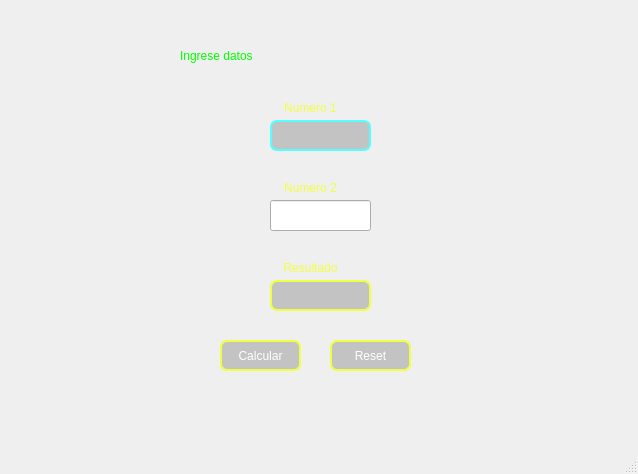
<?xml version="1.0" encoding="UTF-8"?>
<ui version="4.0">
 <class>MainWindow</class>
 <widget class="QMainWindow" name="MainWindow">
  <property name="enabled">
   <bool>true</bool>
  </property>
  <property name="geometry">
   <rect>
    <x>0</x>
    <y>0</y>
    <width>638</width>
    <height>474</height>
   </rect>
  </property>
  <property name="minimumSize">
   <size>
    <width>484</width>
    <height>0</height>
   </size>
  </property>
  <property name="maximumSize">
   <size>
    <width>638</width>
    <height>474</height>
   </size>
  </property>
  <property name="cursor">
   <cursorShape>ArrowCursor</cursorShape>
  </property>
  <property name="mouseTracking">
   <bool>true</bool>
  </property>
  <property name="windowTitle">
   <string>MainWindow</string>
  </property>
  <property name="styleSheet">
   <string notr="true">QWidget#centralwidget{
	background-color: qlineargradient(spread:pad, x1:0, y1:0, x2:1, y2:1, stop:0 		rgba(91, 91, 91, 255), stop:1 rgba(118, 118, 118, 255));
}
</string>
  </property>
  <widget class="QWidget" name="centralwidget">
   <widget class="QLabel" name="titulo">
    <property name="geometry">
     <rect>
      <x>180</x>
      <y>40</y>
      <width>271</width>
      <height>31</height>
     </rect>
    </property>
    <property name="cursor">
     <cursorShape>ArrowCursor</cursorShape>
    </property>
    <property name="styleSheet">
     <string notr="true">font: 75 20pt &quot;Bahnschrift&quot;;
color: rgb(0, 255, 0);</string>
    </property>
    <property name="text">
     <string>Ingrese datos</string>
    </property>
   </widget>
   <widget class="QLabel" name="label">
    <property name="geometry">
     <rect>
      <x>270</x>
      <y>100</y>
      <width>81</width>
      <height>16</height>
     </rect>
    </property>
    <property name="styleSheet">
     <string notr="true">font: 87 10pt &quot;Arial Black&quot;;
color: #F0FF42;</string>
    </property>
    <property name="text">
     <string>&lt;html&gt;&lt;head/&gt;&lt;body&gt;&lt;p align=&quot;center&quot;&gt;Numero 1&lt;/p&gt;&lt;/body&gt;&lt;/html&gt;</string>
    </property>
   </widget>
   <widget class="QLabel" name="label_2">
    <property name="geometry">
     <rect>
      <x>270</x>
      <y>180</y>
      <width>81</width>
      <height>16</height>
     </rect>
    </property>
    <property name="styleSheet">
     <string notr="true">font: 87 10pt &quot;Arial Black&quot;;
color: #F0FF42;
</string>
    </property>
    <property name="text">
     <string>&lt;html&gt;&lt;head/&gt;&lt;body&gt;&lt;p align=&quot;center&quot;&gt;Numero 2&lt;/p&gt;&lt;/body&gt;&lt;/html&gt;</string>
    </property>
   </widget>
   <widget class="QPushButton" name="calcular">
    <property name="geometry">
     <rect>
      <x>220</x>
      <y>340</y>
      <width>81</width>
      <height>31</height>
     </rect>
    </property>
    <property name="cursor">
     <cursorShape>PointingHandCursor</cursorShape>
    </property>
    <property name="styleSheet">
     <string notr="true">border: 2px solid #F0FF42;
font: 75 12pt &quot;Bahnschrift Condensed&quot;;
background-color: rgb(150, 150, 150, 50%);
color: white;
border-radius: 7px;</string>
    </property>
    <property name="text">
     <string>Calcular</string>
    </property>
   </widget>
   <widget class="QLabel" name="label_3">
    <property name="geometry">
     <rect>
      <x>270</x>
      <y>260</y>
      <width>81</width>
      <height>16</height>
     </rect>
    </property>
    <property name="styleSheet">
     <string notr="true">font: 87 10pt &quot;Arial Black&quot;;
color: #F0FF42;
</string>
    </property>
    <property name="text">
     <string>&lt;html&gt;&lt;head/&gt;&lt;body&gt;&lt;p align=&quot;center&quot;&gt;Resultado&lt;/p&gt;&lt;/body&gt;&lt;/html&gt;</string>
    </property>
   </widget>
   <widget class="QLineEdit" name="textEdit">
    <property name="geometry">
     <rect>
      <x>270</x>
      <y>120</y>
      <width>101</width>
      <height>31</height>
     </rect>
    </property>
    <property name="styleSheet">
     <string notr="true">border: 2px solid #55ffff;
background-color: rgb(150, 150, 150, 50%);
color: white;
border-radius: 7px;</string>
    </property>
   </widget>
   <widget class="QLineEdit" name="textEdit_2">
    <property name="geometry">
     <rect>
      <x>270</x>
      <y>200</y>
      <width>101</width>
      <height>31</height>
     </rect>
    </property>
    <property name="styleSheet">
     <string notr="true">border: 2px solid ##F0FF42;
background-color: rgb(150, 150, 150, 50%);
color: white;
border-radius: 7px;</string>
    </property>
   </widget>
   <widget class="QLineEdit" name="textEdit_3">
    <property name="geometry">
     <rect>
      <x>270</x>
      <y>280</y>
      <width>101</width>
      <height>31</height>
     </rect>
    </property>
    <property name="styleSheet">
     <string notr="true">border: 2px solid #F0FF42;
background-color: rgb(150, 150, 150, 50%);
color: white;
border-radius: 7px;</string>
    </property>
   </widget>
   <widget class="QPushButton" name="calcular_2">
    <property name="geometry">
     <rect>
      <x>330</x>
      <y>340</y>
      <width>81</width>
      <height>31</height>
     </rect>
    </property>
    <property name="cursor">
     <cursorShape>PointingHandCursor</cursorShape>
    </property>
    <property name="styleSheet">
     <string notr="true">border: 2px solid #F0FF42;
font: 75 12pt &quot;Bahnschrift Condensed&quot;;
background-color: rgb(150, 150, 150, 50%);
color: white;
border-radius: 7px;</string>
    </property>
    <property name="text">
     <string>Reset</string>
    </property>
   </widget>
   <widget class="QLabel" name="mensaje">
    <property name="geometry">
     <rect>
      <x>180</x>
      <y>390</y>
      <width>291</width>
      <height>20</height>
     </rect>
    </property>
    <property name="styleSheet">
     <string notr="true">color: rgb(255, 255, 255);</string>
    </property>
    <property name="text">
     <string/>
    </property>
   </widget>
  </widget>
  <widget class="QMenuBar" name="menubar">
   <property name="geometry">
    <rect>
     <x>0</x>
     <y>0</y>
     <width>638</width>
     <height>21</height>
    </rect>
   </property>
  </widget>
  <widget class="QStatusBar" name="statusbar"/>
 </widget>
 <resources/>
 <connections/>
</ui>
